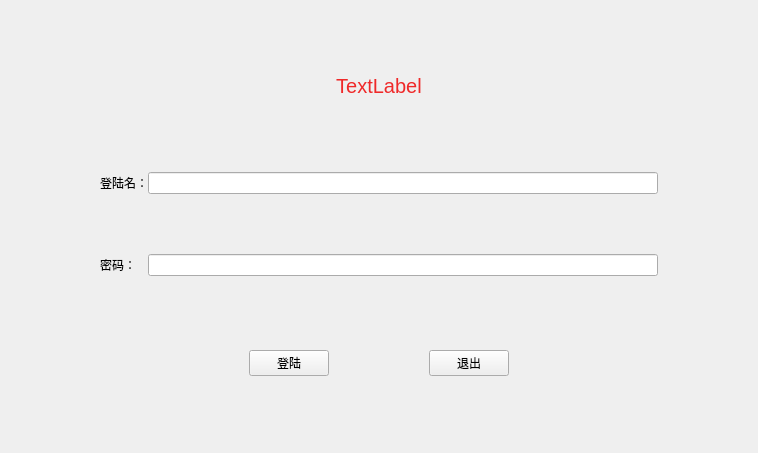
<?xml version="1.0" encoding="UTF-8"?>
<ui version="4.0">
 <class>LoginWindow</class>
 <widget class="QMainWindow" name="LoginWindow">
  <property name="windowModality">
   <enum>Qt::NonModal</enum>
  </property>
  <property name="geometry">
   <rect>
    <x>0</x>
    <y>0</y>
    <width>758</width>
    <height>453</height>
   </rect>
  </property>
  <property name="sizePolicy">
   <sizepolicy hsizetype="Preferred" vsizetype="Preferred">
    <horstretch>0</horstretch>
    <verstretch>0</verstretch>
   </sizepolicy>
  </property>
  <property name="windowTitle">
   <string/>
  </property>
  <property name="layoutDirection">
   <enum>Qt::LeftToRight</enum>
  </property>
  <widget class="QWidget" name="wigtLoginWindow">
   <layout class="QVBoxLayout" name="verLayLoginWindow" stretch="0,0,0">
    <property name="spacing">
     <number>0</number>
    </property>
    <property name="leftMargin">
     <number>0</number>
    </property>
    <property name="topMargin">
     <number>0</number>
    </property>
    <property name="rightMargin">
     <number>0</number>
    </property>
    <property name="bottomMargin">
     <number>0</number>
    </property>
    <item>
     <widget class="QWidget" name="wigtShowInfo" native="true">
      <property name="sizePolicy">
       <sizepolicy hsizetype="Preferred" vsizetype="Fixed">
        <horstretch>0</horstretch>
        <verstretch>0</verstretch>
       </sizepolicy>
      </property>
      <property name="minimumSize">
       <size>
        <width>0</width>
        <height>0</height>
       </size>
      </property>
      <property name="palette">
       <palette>
        <active>
         <colorrole role="WindowText">
          <brush brushstyle="SolidPattern">
           <color alpha="255">
            <red>0</red>
            <green>0</green>
            <blue>0</blue>
           </color>
          </brush>
         </colorrole>
         <colorrole role="Button">
          <brush brushstyle="SolidPattern">
           <color alpha="255">
            <red>255</red>
            <green>0</green>
            <blue>0</blue>
           </color>
          </brush>
         </colorrole>
         <colorrole role="Light">
          <brush brushstyle="SolidPattern">
           <color alpha="255">
            <red>255</red>
            <green>127</green>
            <blue>127</blue>
           </color>
          </brush>
         </colorrole>
         <colorrole role="Midlight">
          <brush brushstyle="SolidPattern">
           <color alpha="255">
            <red>255</red>
            <green>63</green>
            <blue>63</blue>
           </color>
          </brush>
         </colorrole>
         <colorrole role="Dark">
          <brush brushstyle="SolidPattern">
           <color alpha="255">
            <red>127</red>
            <green>0</green>
            <blue>0</blue>
           </color>
          </brush>
         </colorrole>
         <colorrole role="Mid">
          <brush brushstyle="SolidPattern">
           <color alpha="255">
            <red>170</red>
            <green>0</green>
            <blue>0</blue>
           </color>
          </brush>
         </colorrole>
         <colorrole role="Text">
          <brush brushstyle="SolidPattern">
           <color alpha="255">
            <red>0</red>
            <green>0</green>
            <blue>0</blue>
           </color>
          </brush>
         </colorrole>
         <colorrole role="BrightText">
          <brush brushstyle="SolidPattern">
           <color alpha="255">
            <red>255</red>
            <green>255</green>
            <blue>255</blue>
           </color>
          </brush>
         </colorrole>
         <colorrole role="ButtonText">
          <brush brushstyle="SolidPattern">
           <color alpha="255">
            <red>0</red>
            <green>0</green>
            <blue>0</blue>
           </color>
          </brush>
         </colorrole>
         <colorrole role="Base">
          <brush brushstyle="SolidPattern">
           <color alpha="255">
            <red>255</red>
            <green>255</green>
            <blue>255</blue>
           </color>
          </brush>
         </colorrole>
         <colorrole role="Window">
          <brush brushstyle="SolidPattern">
           <color alpha="255">
            <red>255</red>
            <green>0</green>
            <blue>0</blue>
           </color>
          </brush>
         </colorrole>
         <colorrole role="Shadow">
          <brush brushstyle="SolidPattern">
           <color alpha="255">
            <red>0</red>
            <green>0</green>
            <blue>0</blue>
           </color>
          </brush>
         </colorrole>
         <colorrole role="AlternateBase">
          <brush brushstyle="SolidPattern">
           <color alpha="255">
            <red>255</red>
            <green>127</green>
            <blue>127</blue>
           </color>
          </brush>
         </colorrole>
         <colorrole role="ToolTipBase">
          <brush brushstyle="SolidPattern">
           <color alpha="255">
            <red>255</red>
            <green>255</green>
            <blue>220</blue>
           </color>
          </brush>
         </colorrole>
         <colorrole role="ToolTipText">
          <brush brushstyle="SolidPattern">
           <color alpha="255">
            <red>0</red>
            <green>0</green>
            <blue>0</blue>
           </color>
          </brush>
         </colorrole>
         <colorrole role="PlaceholderText">
          <brush brushstyle="SolidPattern">
           <color alpha="128">
            <red>0</red>
            <green>0</green>
            <blue>0</blue>
           </color>
          </brush>
         </colorrole>
        </active>
        <inactive>
         <colorrole role="WindowText">
          <brush brushstyle="SolidPattern">
           <color alpha="255">
            <red>0</red>
            <green>0</green>
            <blue>0</blue>
           </color>
          </brush>
         </colorrole>
         <colorrole role="Button">
          <brush brushstyle="SolidPattern">
           <color alpha="255">
            <red>255</red>
            <green>0</green>
            <blue>0</blue>
           </color>
          </brush>
         </colorrole>
         <colorrole role="Light">
          <brush brushstyle="SolidPattern">
           <color alpha="255">
            <red>255</red>
            <green>127</green>
            <blue>127</blue>
           </color>
          </brush>
         </colorrole>
         <colorrole role="Midlight">
          <brush brushstyle="SolidPattern">
           <color alpha="255">
            <red>255</red>
            <green>63</green>
            <blue>63</blue>
           </color>
          </brush>
         </colorrole>
         <colorrole role="Dark">
          <brush brushstyle="SolidPattern">
           <color alpha="255">
            <red>127</red>
            <green>0</green>
            <blue>0</blue>
           </color>
          </brush>
         </colorrole>
         <colorrole role="Mid">
          <brush brushstyle="SolidPattern">
           <color alpha="255">
            <red>170</red>
            <green>0</green>
            <blue>0</blue>
           </color>
          </brush>
         </colorrole>
         <colorrole role="Text">
          <brush brushstyle="SolidPattern">
           <color alpha="255">
            <red>0</red>
            <green>0</green>
            <blue>0</blue>
           </color>
          </brush>
         </colorrole>
         <colorrole role="BrightText">
          <brush brushstyle="SolidPattern">
           <color alpha="255">
            <red>255</red>
            <green>255</green>
            <blue>255</blue>
           </color>
          </brush>
         </colorrole>
         <colorrole role="ButtonText">
          <brush brushstyle="SolidPattern">
           <color alpha="255">
            <red>0</red>
            <green>0</green>
            <blue>0</blue>
           </color>
          </brush>
         </colorrole>
         <colorrole role="Base">
          <brush brushstyle="SolidPattern">
           <color alpha="255">
            <red>255</red>
            <green>255</green>
            <blue>255</blue>
           </color>
          </brush>
         </colorrole>
         <colorrole role="Window">
          <brush brushstyle="SolidPattern">
           <color alpha="255">
            <red>255</red>
            <green>0</green>
            <blue>0</blue>
           </color>
          </brush>
         </colorrole>
         <colorrole role="Shadow">
          <brush brushstyle="SolidPattern">
           <color alpha="255">
            <red>0</red>
            <green>0</green>
            <blue>0</blue>
           </color>
          </brush>
         </colorrole>
         <colorrole role="AlternateBase">
          <brush brushstyle="SolidPattern">
           <color alpha="255">
            <red>255</red>
            <green>127</green>
            <blue>127</blue>
           </color>
          </brush>
         </colorrole>
         <colorrole role="ToolTipBase">
          <brush brushstyle="SolidPattern">
           <color alpha="255">
            <red>255</red>
            <green>255</green>
            <blue>220</blue>
           </color>
          </brush>
         </colorrole>
         <colorrole role="ToolTipText">
          <brush brushstyle="SolidPattern">
           <color alpha="255">
            <red>0</red>
            <green>0</green>
            <blue>0</blue>
           </color>
          </brush>
         </colorrole>
         <colorrole role="PlaceholderText">
          <brush brushstyle="SolidPattern">
           <color alpha="128">
            <red>0</red>
            <green>0</green>
            <blue>0</blue>
           </color>
          </brush>
         </colorrole>
        </inactive>
        <disabled>
         <colorrole role="WindowText">
          <brush brushstyle="SolidPattern">
           <color alpha="255">
            <red>127</red>
            <green>0</green>
            <blue>0</blue>
           </color>
          </brush>
         </colorrole>
         <colorrole role="Button">
          <brush brushstyle="SolidPattern">
           <color alpha="255">
            <red>255</red>
            <green>0</green>
            <blue>0</blue>
           </color>
          </brush>
         </colorrole>
         <colorrole role="Light">
          <brush brushstyle="SolidPattern">
           <color alpha="255">
            <red>255</red>
            <green>127</green>
            <blue>127</blue>
           </color>
          </brush>
         </colorrole>
         <colorrole role="Midlight">
          <brush brushstyle="SolidPattern">
           <color alpha="255">
            <red>255</red>
            <green>63</green>
            <blue>63</blue>
           </color>
          </brush>
         </colorrole>
         <colorrole role="Dark">
          <brush brushstyle="SolidPattern">
           <color alpha="255">
            <red>127</red>
            <green>0</green>
            <blue>0</blue>
           </color>
          </brush>
         </colorrole>
         <colorrole role="Mid">
          <brush brushstyle="SolidPattern">
           <color alpha="255">
            <red>170</red>
            <green>0</green>
            <blue>0</blue>
           </color>
          </brush>
         </colorrole>
         <colorrole role="Text">
          <brush brushstyle="SolidPattern">
           <color alpha="255">
            <red>127</red>
            <green>0</green>
            <blue>0</blue>
           </color>
          </brush>
         </colorrole>
         <colorrole role="BrightText">
          <brush brushstyle="SolidPattern">
           <color alpha="255">
            <red>255</red>
            <green>255</green>
            <blue>255</blue>
           </color>
          </brush>
         </colorrole>
         <colorrole role="ButtonText">
          <brush brushstyle="SolidPattern">
           <color alpha="255">
            <red>127</red>
            <green>0</green>
            <blue>0</blue>
           </color>
          </brush>
         </colorrole>
         <colorrole role="Base">
          <brush brushstyle="SolidPattern">
           <color alpha="255">
            <red>255</red>
            <green>0</green>
            <blue>0</blue>
           </color>
          </brush>
         </colorrole>
         <colorrole role="Window">
          <brush brushstyle="SolidPattern">
           <color alpha="255">
            <red>255</red>
            <green>0</green>
            <blue>0</blue>
           </color>
          </brush>
         </colorrole>
         <colorrole role="Shadow">
          <brush brushstyle="SolidPattern">
           <color alpha="255">
            <red>0</red>
            <green>0</green>
            <blue>0</blue>
           </color>
          </brush>
         </colorrole>
         <colorrole role="AlternateBase">
          <brush brushstyle="SolidPattern">
           <color alpha="255">
            <red>255</red>
            <green>0</green>
            <blue>0</blue>
           </color>
          </brush>
         </colorrole>
         <colorrole role="ToolTipBase">
          <brush brushstyle="SolidPattern">
           <color alpha="255">
            <red>255</red>
            <green>255</green>
            <blue>220</blue>
           </color>
          </brush>
         </colorrole>
         <colorrole role="ToolTipText">
          <brush brushstyle="SolidPattern">
           <color alpha="255">
            <red>0</red>
            <green>0</green>
            <blue>0</blue>
           </color>
          </brush>
         </colorrole>
         <colorrole role="PlaceholderText">
          <brush brushstyle="SolidPattern">
           <color alpha="128">
            <red>0</red>
            <green>0</green>
            <blue>0</blue>
           </color>
          </brush>
         </colorrole>
        </disabled>
       </palette>
      </property>
      <property name="font">
       <font>
        <pointsize>15</pointsize>
       </font>
      </property>
      <layout class="QHBoxLayout" name="horizontalLayout">
       <property name="spacing">
        <number>0</number>
       </property>
       <property name="leftMargin">
        <number>0</number>
       </property>
       <property name="topMargin">
        <number>0</number>
       </property>
       <property name="rightMargin">
        <number>0</number>
       </property>
       <property name="bottomMargin">
        <number>0</number>
       </property>
       <item>
        <widget class="QLabel" name="lblShowInfo">
         <property name="palette">
          <palette>
           <active>
            <colorrole role="WindowText">
             <brush brushstyle="SolidPattern">
              <color alpha="255">
               <red>239</red>
               <green>41</green>
               <blue>41</blue>
              </color>
             </brush>
            </colorrole>
            <colorrole role="Button">
             <brush brushstyle="SolidPattern">
              <color alpha="255">
               <red>239</red>
               <green>239</green>
               <blue>239</blue>
              </color>
             </brush>
            </colorrole>
            <colorrole role="Light">
             <brush brushstyle="SolidPattern">
              <color alpha="255">
               <red>255</red>
               <green>255</green>
               <blue>255</blue>
              </color>
             </brush>
            </colorrole>
            <colorrole role="Midlight">
             <brush brushstyle="SolidPattern">
              <color alpha="255">
               <red>247</red>
               <green>247</green>
               <blue>247</blue>
              </color>
             </brush>
            </colorrole>
            <colorrole role="Dark">
             <brush brushstyle="SolidPattern">
              <color alpha="255">
               <red>119</red>
               <green>119</green>
               <blue>119</blue>
              </color>
             </brush>
            </colorrole>
            <colorrole role="Mid">
             <brush brushstyle="SolidPattern">
              <color alpha="255">
               <red>159</red>
               <green>159</green>
               <blue>159</blue>
              </color>
             </brush>
            </colorrole>
            <colorrole role="Text">
             <brush brushstyle="SolidPattern">
              <color alpha="255">
               <red>239</red>
               <green>41</green>
               <blue>41</blue>
              </color>
             </brush>
            </colorrole>
            <colorrole role="BrightText">
             <brush brushstyle="SolidPattern">
              <color alpha="255">
               <red>255</red>
               <green>255</green>
               <blue>255</blue>
              </color>
             </brush>
            </colorrole>
            <colorrole role="ButtonText">
             <brush brushstyle="SolidPattern">
              <color alpha="255">
               <red>239</red>
               <green>41</green>
               <blue>41</blue>
              </color>
             </brush>
            </colorrole>
            <colorrole role="Base">
             <brush brushstyle="SolidPattern">
              <color alpha="255">
               <red>255</red>
               <green>255</green>
               <blue>255</blue>
              </color>
             </brush>
            </colorrole>
            <colorrole role="Window">
             <brush brushstyle="SolidPattern">
              <color alpha="255">
               <red>239</red>
               <green>239</green>
               <blue>239</blue>
              </color>
             </brush>
            </colorrole>
            <colorrole role="Shadow">
             <brush brushstyle="SolidPattern">
              <color alpha="255">
               <red>0</red>
               <green>0</green>
               <blue>0</blue>
              </color>
             </brush>
            </colorrole>
            <colorrole role="AlternateBase">
             <brush brushstyle="SolidPattern">
              <color alpha="255">
               <red>247</red>
               <green>247</green>
               <blue>247</blue>
              </color>
             </brush>
            </colorrole>
            <colorrole role="ToolTipBase">
             <brush brushstyle="SolidPattern">
              <color alpha="255">
               <red>255</red>
               <green>255</green>
               <blue>220</blue>
              </color>
             </brush>
            </colorrole>
            <colorrole role="ToolTipText">
             <brush brushstyle="SolidPattern">
              <color alpha="255">
               <red>0</red>
               <green>0</green>
               <blue>0</blue>
              </color>
             </brush>
            </colorrole>
            <colorrole role="PlaceholderText">
             <brush brushstyle="SolidPattern">
              <color alpha="128">
               <red>0</red>
               <green>0</green>
               <blue>0</blue>
              </color>
             </brush>
            </colorrole>
           </active>
           <inactive>
            <colorrole role="WindowText">
             <brush brushstyle="SolidPattern">
              <color alpha="255">
               <red>239</red>
               <green>41</green>
               <blue>41</blue>
              </color>
             </brush>
            </colorrole>
            <colorrole role="Button">
             <brush brushstyle="SolidPattern">
              <color alpha="255">
               <red>239</red>
               <green>239</green>
               <blue>239</blue>
              </color>
             </brush>
            </colorrole>
            <colorrole role="Light">
             <brush brushstyle="SolidPattern">
              <color alpha="255">
               <red>255</red>
               <green>255</green>
               <blue>255</blue>
              </color>
             </brush>
            </colorrole>
            <colorrole role="Midlight">
             <brush brushstyle="SolidPattern">
              <color alpha="255">
               <red>247</red>
               <green>247</green>
               <blue>247</blue>
              </color>
             </brush>
            </colorrole>
            <colorrole role="Dark">
             <brush brushstyle="SolidPattern">
              <color alpha="255">
               <red>119</red>
               <green>119</green>
               <blue>119</blue>
              </color>
             </brush>
            </colorrole>
            <colorrole role="Mid">
             <brush brushstyle="SolidPattern">
              <color alpha="255">
               <red>159</red>
               <green>159</green>
               <blue>159</blue>
              </color>
             </brush>
            </colorrole>
            <colorrole role="Text">
             <brush brushstyle="SolidPattern">
              <color alpha="255">
               <red>239</red>
               <green>41</green>
               <blue>41</blue>
              </color>
             </brush>
            </colorrole>
            <colorrole role="BrightText">
             <brush brushstyle="SolidPattern">
              <color alpha="255">
               <red>255</red>
               <green>255</green>
               <blue>255</blue>
              </color>
             </brush>
            </colorrole>
            <colorrole role="ButtonText">
             <brush brushstyle="SolidPattern">
              <color alpha="255">
               <red>239</red>
               <green>41</green>
               <blue>41</blue>
              </color>
             </brush>
            </colorrole>
            <colorrole role="Base">
             <brush brushstyle="SolidPattern">
              <color alpha="255">
               <red>255</red>
               <green>255</green>
               <blue>255</blue>
              </color>
             </brush>
            </colorrole>
            <colorrole role="Window">
             <brush brushstyle="SolidPattern">
              <color alpha="255">
               <red>239</red>
               <green>239</green>
               <blue>239</blue>
              </color>
             </brush>
            </colorrole>
            <colorrole role="Shadow">
             <brush brushstyle="SolidPattern">
              <color alpha="255">
               <red>0</red>
               <green>0</green>
               <blue>0</blue>
              </color>
             </brush>
            </colorrole>
            <colorrole role="AlternateBase">
             <brush brushstyle="SolidPattern">
              <color alpha="255">
               <red>247</red>
               <green>247</green>
               <blue>247</blue>
              </color>
             </brush>
            </colorrole>
            <colorrole role="ToolTipBase">
             <brush brushstyle="SolidPattern">
              <color alpha="255">
               <red>255</red>
               <green>255</green>
               <blue>220</blue>
              </color>
             </brush>
            </colorrole>
            <colorrole role="ToolTipText">
             <brush brushstyle="SolidPattern">
              <color alpha="255">
               <red>0</red>
               <green>0</green>
               <blue>0</blue>
              </color>
             </brush>
            </colorrole>
            <colorrole role="PlaceholderText">
             <brush brushstyle="SolidPattern">
              <color alpha="128">
               <red>0</red>
               <green>0</green>
               <blue>0</blue>
              </color>
             </brush>
            </colorrole>
           </inactive>
           <disabled>
            <colorrole role="WindowText">
             <brush brushstyle="SolidPattern">
              <color alpha="255">
               <red>239</red>
               <green>41</green>
               <blue>41</blue>
              </color>
             </brush>
            </colorrole>
            <colorrole role="Button">
             <brush brushstyle="SolidPattern">
              <color alpha="255">
               <red>239</red>
               <green>239</green>
               <blue>239</blue>
              </color>
             </brush>
            </colorrole>
            <colorrole role="Light">
             <brush brushstyle="SolidPattern">
              <color alpha="255">
               <red>255</red>
               <green>255</green>
               <blue>255</blue>
              </color>
             </brush>
            </colorrole>
            <colorrole role="Midlight">
             <brush brushstyle="SolidPattern">
              <color alpha="255">
               <red>247</red>
               <green>247</green>
               <blue>247</blue>
              </color>
             </brush>
            </colorrole>
            <colorrole role="Dark">
             <brush brushstyle="SolidPattern">
              <color alpha="255">
               <red>119</red>
               <green>119</green>
               <blue>119</blue>
              </color>
             </brush>
            </colorrole>
            <colorrole role="Mid">
             <brush brushstyle="SolidPattern">
              <color alpha="255">
               <red>159</red>
               <green>159</green>
               <blue>159</blue>
              </color>
             </brush>
            </colorrole>
            <colorrole role="Text">
             <brush brushstyle="SolidPattern">
              <color alpha="255">
               <red>239</red>
               <green>41</green>
               <blue>41</blue>
              </color>
             </brush>
            </colorrole>
            <colorrole role="BrightText">
             <brush brushstyle="SolidPattern">
              <color alpha="255">
               <red>255</red>
               <green>255</green>
               <blue>255</blue>
              </color>
             </brush>
            </colorrole>
            <colorrole role="ButtonText">
             <brush brushstyle="SolidPattern">
              <color alpha="255">
               <red>239</red>
               <green>41</green>
               <blue>41</blue>
              </color>
             </brush>
            </colorrole>
            <colorrole role="Base">
             <brush brushstyle="SolidPattern">
              <color alpha="255">
               <red>239</red>
               <green>239</green>
               <blue>239</blue>
              </color>
             </brush>
            </colorrole>
            <colorrole role="Window">
             <brush brushstyle="SolidPattern">
              <color alpha="255">
               <red>239</red>
               <green>239</green>
               <blue>239</blue>
              </color>
             </brush>
            </colorrole>
            <colorrole role="Shadow">
             <brush brushstyle="SolidPattern">
              <color alpha="255">
               <red>0</red>
               <green>0</green>
               <blue>0</blue>
              </color>
             </brush>
            </colorrole>
            <colorrole role="AlternateBase">
             <brush brushstyle="SolidPattern">
              <color alpha="255">
               <red>239</red>
               <green>239</green>
               <blue>239</blue>
              </color>
             </brush>
            </colorrole>
            <colorrole role="ToolTipBase">
             <brush brushstyle="SolidPattern">
              <color alpha="255">
               <red>255</red>
               <green>255</green>
               <blue>220</blue>
              </color>
             </brush>
            </colorrole>
            <colorrole role="ToolTipText">
             <brush brushstyle="SolidPattern">
              <color alpha="255">
               <red>0</red>
               <green>0</green>
               <blue>0</blue>
              </color>
             </brush>
            </colorrole>
            <colorrole role="PlaceholderText">
             <brush brushstyle="SolidPattern">
              <color alpha="128">
               <red>0</red>
               <green>0</green>
               <blue>0</blue>
              </color>
             </brush>
            </colorrole>
           </disabled>
          </palette>
         </property>
         <property name="layoutDirection">
          <enum>Qt::LeftToRight</enum>
         </property>
         <property name="styleSheet">
          <string notr="true">color: rgb(239, 41, 41);</string>
         </property>
         <property name="text">
          <string>TextLabel</string>
         </property>
         <property name="textFormat">
          <enum>Qt::AutoText</enum>
         </property>
         <property name="alignment">
          <set>Qt::AlignCenter</set>
         </property>
        </widget>
       </item>
      </layout>
     </widget>
    </item>
    <item>
     <widget class="QWidget" name="wigtInputInfo" native="true">
      <property name="sizePolicy">
       <sizepolicy hsizetype="Preferred" vsizetype="Fixed">
        <horstretch>0</horstretch>
        <verstretch>0</verstretch>
       </sizepolicy>
      </property>
      <layout class="QGridLayout" name="griLayInputInfo">
       <property name="leftMargin">
        <number>0</number>
       </property>
       <property name="topMargin">
        <number>0</number>
       </property>
       <property name="rightMargin">
        <number>0</number>
       </property>
       <property name="bottomMargin">
        <number>0</number>
       </property>
       <property name="spacing">
        <number>0</number>
       </property>
       <item row="0" column="0">
        <spacer name="horSpaInputInfoLeft">
         <property name="orientation">
          <enum>Qt::Horizontal</enum>
         </property>
         <property name="sizeType">
          <enum>QSizePolicy::Fixed</enum>
         </property>
         <property name="sizeHint" stdset="0">
          <size>
           <width>100</width>
           <height>20</height>
          </size>
         </property>
        </spacer>
       </item>
       <item row="0" column="1">
        <widget class="QLabel" name="lbLoginName">
         <property name="text">
          <string>&lt;html&gt;&lt;head/&gt;&lt;body&gt;&lt;p&gt;登陆名：&lt;/p&gt;&lt;/body&gt;&lt;/html&gt;</string>
         </property>
        </widget>
       </item>
       <item row="0" column="2">
        <widget class="QLineEdit" name="leLoginName">
         <property name="sizePolicy">
          <sizepolicy hsizetype="Expanding" vsizetype="Fixed">
           <horstretch>0</horstretch>
           <verstretch>0</verstretch>
          </sizepolicy>
         </property>
         <property name="maximumSize">
          <size>
           <width>16777215</width>
           <height>16777215</height>
          </size>
         </property>
        </widget>
       </item>
       <item row="3" column="1">
        <widget class="QLabel" name="lbLoginPassword">
         <property name="text">
          <string>&lt;html&gt;&lt;head/&gt;&lt;body&gt;&lt;p&gt;密码：&lt;/p&gt;&lt;/body&gt;&lt;/html&gt;</string>
         </property>
        </widget>
       </item>
       <item row="0" column="3">
        <spacer name="horSpaInputInfoRight">
         <property name="orientation">
          <enum>Qt::Horizontal</enum>
         </property>
         <property name="sizeType">
          <enum>QSizePolicy::Fixed</enum>
         </property>
         <property name="sizeHint" stdset="0">
          <size>
           <width>100</width>
           <height>20</height>
          </size>
         </property>
        </spacer>
       </item>
       <item row="3" column="2">
        <widget class="QLineEdit" name="leLoginPassword">
         <property name="echoMode">
          <enum>QLineEdit::Password</enum>
         </property>
        </widget>
       </item>
       <item row="2" column="1">
        <spacer name="verSpaInputInfoCenter">
         <property name="orientation">
          <enum>Qt::Vertical</enum>
         </property>
         <property name="sizeHint" stdset="0">
          <size>
           <width>20</width>
           <height>60</height>
          </size>
         </property>
        </spacer>
       </item>
      </layout>
     </widget>
    </item>
    <item>
     <widget class="QWidget" name="wigtLogin" native="true">
      <property name="sizePolicy">
       <sizepolicy hsizetype="Preferred" vsizetype="Fixed">
        <horstretch>0</horstretch>
        <verstretch>0</verstretch>
       </sizepolicy>
      </property>
      <layout class="QGridLayout" name="griLayLogin">
       <property name="leftMargin">
        <number>0</number>
       </property>
       <property name="topMargin">
        <number>0</number>
       </property>
       <property name="rightMargin">
        <number>0</number>
       </property>
       <property name="bottomMargin">
        <number>0</number>
       </property>
       <property name="spacing">
        <number>0</number>
       </property>
       <item row="0" column="0">
        <spacer name="horSpaLoginLeft">
         <property name="orientation">
          <enum>Qt::Horizontal</enum>
         </property>
         <property name="sizeHint" stdset="0">
          <size>
           <width>40</width>
           <height>20</height>
          </size>
         </property>
        </spacer>
       </item>
       <item row="0" column="3">
        <widget class="QPushButton" name="pbExit">
         <property name="text">
          <string>退出</string>
         </property>
        </widget>
       </item>
       <item row="0" column="1">
        <widget class="QPushButton" name="pbLogin">
         <property name="text">
          <string>登陆</string>
         </property>
        </widget>
       </item>
       <item row="0" column="4">
        <spacer name="horSpaLoginRight">
         <property name="orientation">
          <enum>Qt::Horizontal</enum>
         </property>
         <property name="sizeHint" stdset="0">
          <size>
           <width>40</width>
           <height>20</height>
          </size>
         </property>
        </spacer>
       </item>
       <item row="0" column="2">
        <spacer name="horSpaLoginCenter">
         <property name="orientation">
          <enum>Qt::Horizontal</enum>
         </property>
         <property name="sizeType">
          <enum>QSizePolicy::Fixed</enum>
         </property>
         <property name="sizeHint" stdset="0">
          <size>
           <width>100</width>
           <height>20</height>
          </size>
         </property>
        </spacer>
       </item>
      </layout>
     </widget>
    </item>
   </layout>
  </widget>
 </widget>
 <resources/>
 <connections/>
</ui>
